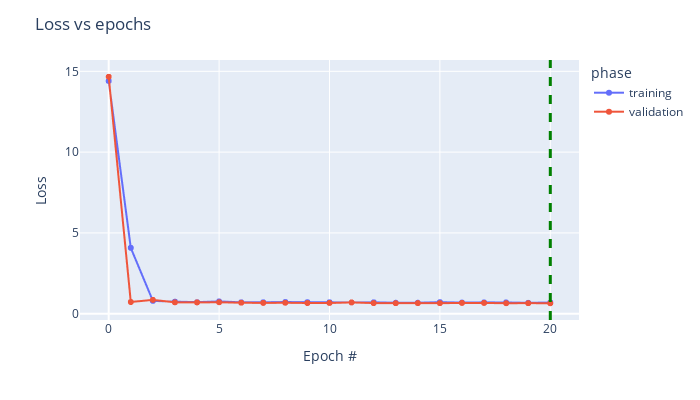

This figure's notebook cell:
### Markdown cell above
The dataframes contain `phase`, `epoch`, `entry`, `output`, `target`, and `loss` columns, and can be easily used to visualize the results.

Let's plot for example the loss across the epochs for the training and the validation sets:

### Code cell
fig = px.line(
    output_train,
    x='epoch',
    y='loss',
    color='phase',
    markers=True)

fig.add_vline(x=trainer.epoch_saved_model, line_width=3, line_dash="dash", line_color="green")

fig.update_layout(
    xaxis_title='Epoch #',
    yaxis_title='Loss',
    title='Loss vs epochs - GNN training',
    width=700, height=400,
)

### Figure 1 — Plotly figure (JSON) as saved in the notebook; plotly's stock layout.template omitted (floating-point values rounded to 4 significant figures; data arrays with more than 128 entries replaced by an {"elided": "..."} marker saying what was removed)
{"data": [{"hovertemplate": "phase=training<br>epoch=%{x}<br>loss=%{y}<extra></extra>", "legendgroup": "training", "line": {"color": "#636efa", "dash": "solid"}, "marker": {"symbol": "circle"}, "mode": "lines+markers", "name": "training", "showlegend": true, "type": "scattergl", "x": {"elided": "1512 int values"}, "xaxis": "x", "y": {"elided": "1512 float values"}, "yaxis": "y"}, {"hovertemplate": "phase=validation<br>epoch=%{x}<br>loss=%{y}<extra></extra>", "legendgroup": "validation", "line": {"color": "#EF553B", "dash": "solid"}, "marker": {"symbol": "circle"}, "mode": "lines+markers", "name": "validation", "showlegend": true, "type": "scattergl", "x": {"elided": "378 int values"}, "xaxis": "x", "y": {"elided": "378 float values"}, "yaxis": "y"}], "layout": {"height": 400, "legend": {"title": {"text": "phase"}, "tracegroupgap": 0}, "margin": {"t": 60}, "shapes": [{"line": {"color": "green", "dash": "dash", "width": 3}, "type": "line", "x0": 20, "x1": 20, "xref": "x", "y0": 0, "y1": 1, "yref": "y domain"}], "title": {"text": "Loss vs epochs"}, "width": 700, "xaxis": {"anchor": "y", "domain": [0, 1], "title": {"text": "Epoch #"}}, "yaxis": {"anchor": "x", "domain": [0, 1], "title": {"text": "Loss"}}}}
